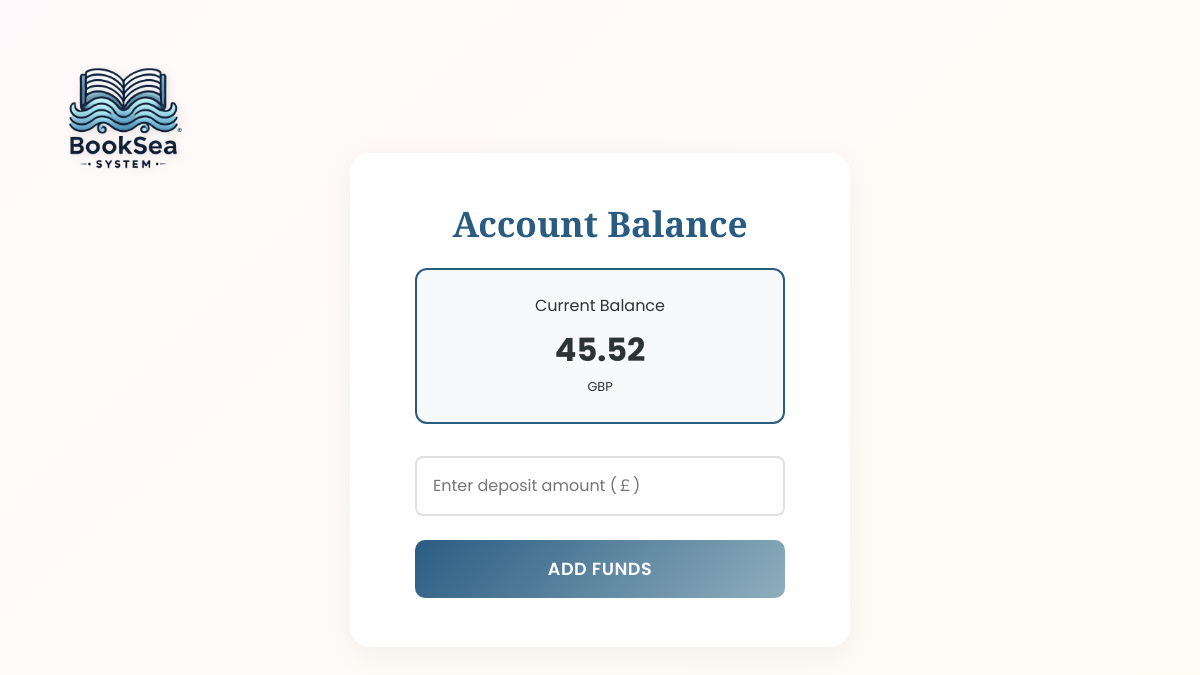
The app's page /balance/ (signed in), older data.
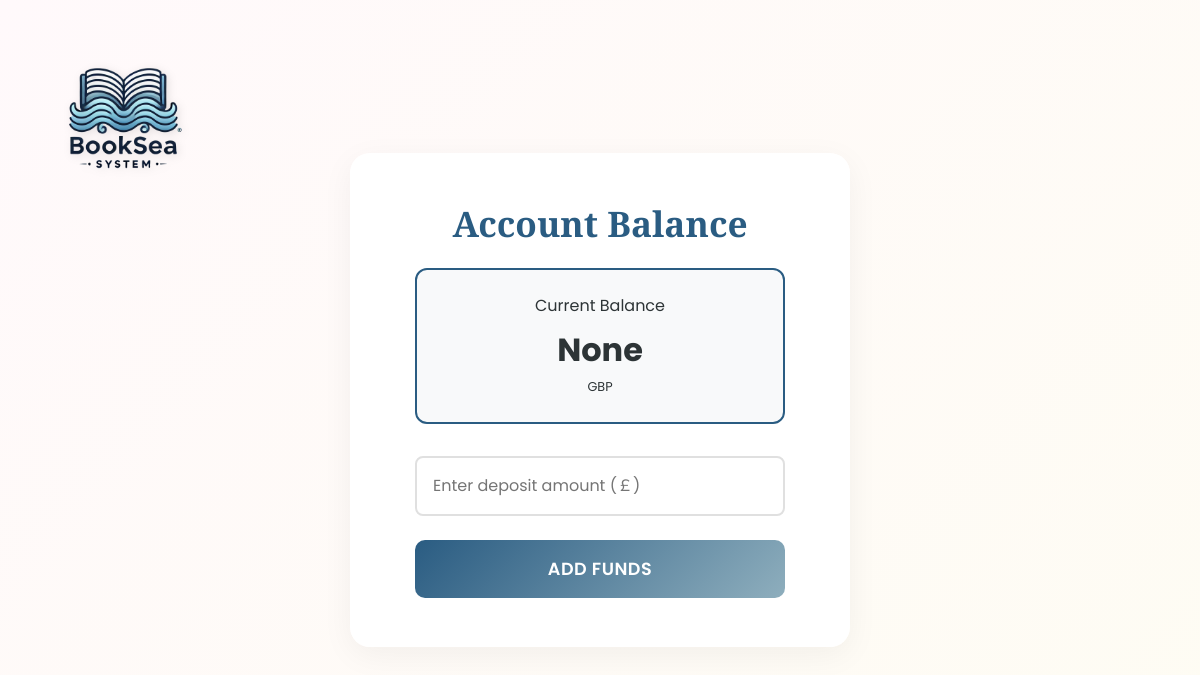
The same page, newer data.
### pages/models.py (models this page shows, shortened)
class User(AbstractBaseUser):
    objects = UserManager()
    USERNAME_FIELD = 'username'
    class UserRole(models.IntegerChoices):
        CUSTOMER = 1, 'Customer'
        MANAGER = 10, 'Manager'
    username = models.CharField(max_length=20, unique=True)
    display_name = models.CharField(max_length=30)
    role = models.IntegerField(
        choices=UserRole.choices, default=UserRole.CUSTOMER)
    email = models.CharField(max_length=50, unique=True)
    birthday = models.DateField(null=True, blank=True)
    college = models.CharField(max_length=100, blank=True)
    balance = models.FloatField(null=True)

### pages/views.py (the view, shortened to what this page needs)
# urls.py: path("balance/", balance, name="balance"),
def balance(request):
    return render(request, "pages/balance.html")

### pages/templates/pages/balance.html (shortened to what this page needs)
<!DOCTYPE html>
<html lang="en">
{% load static %}
<head>
    <link href="https://stackpath.bootstrapcdn.com/bootstrap/4.5.2/css/bootstrap.min.css" rel="stylesheet">
    <link rel="stylesheet" href="https://cdnjs.cloudflare.com/ajax/libs/font-awesome/6.0.0/css/all.min.css">
</head>
<body>
    <img src="{% static '/img/image1.PNG' %}" class="top-left-logo">
    <div class="content">
        <h2>Account Balance</h2>
        <div class="balance-box">
            <div>Current Balance</div>
            <div id="balance">{{ request.user.balance }}</div>
            <small>GBP</small>
        </div>
        <form method="POST" id="balance-form">
            <input
                type="number"
                id="amount"
                name="amount"
                step="0.01"
                placeholder="Enter deposit amount (￡)"
                min="0"
                required
            >
            <button type="submit">
                Add Funds
            </button>
        </form>
    </div>
</body>
</html>

Row changes from the older to the newer data that the page shows:
changed User: user.balance "45.52" → "None"
